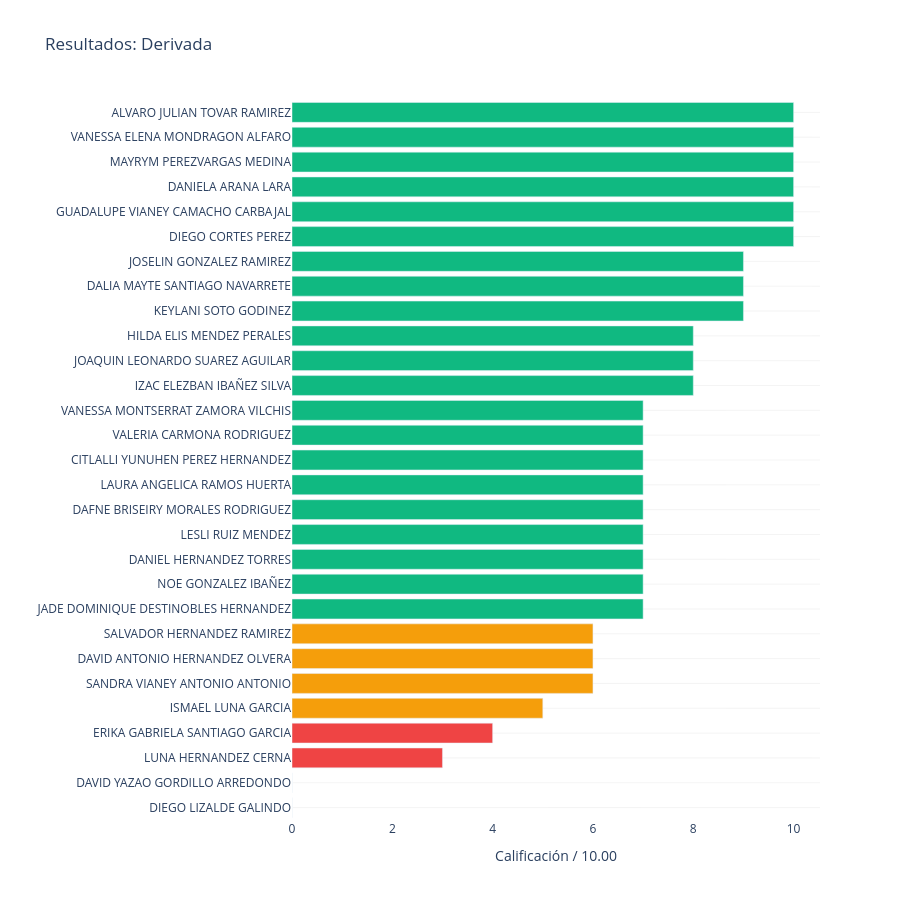

The code cell stored with this chart in its notebook:
### Code cell
df_2 = df_final.sort_values(by='Derivada', ascending=True).copy()
colores_2 = df_2['Derivada'].apply(lambda x: clasificar_alumno(x)[1])

fig3 = go.Figure(go.Bar(
    x=df_2['Derivada'],
    y=df_2['Nombre Completo'],
    orientation='h',
    marker_color=colores_2
))

fig3.update_layout(
    title='Resultados: Derivada',
    xaxis_title='Calificación / 10.00',
    yaxis_title='',
    height=900,
    plot_bgcolor='white',
    yaxis=dict(gridcolor='rgba(200, 200, 200, 0.2)')
)

fig3.show()

### Figure 1 — Plotly figure (JSON) as saved in the notebook; plotly's stock layout.template omitted (floating-point values rounded to 4 significant figures)
{"data": [{"marker": {"color": ["#ef4444", "#ef4444", "#ef4444", "#ef4444", "#f59e0b", "#f59e0b", "#f59e0b", "#f59e0b", "#10b981", "#10b981", "#10b981", "#10b981", "#10b981", "#10b981", "#10b981", "#10b981", "#10b981", "#10b981", "#10b981", "#10b981", "#10b981", "#10b981", "#10b981", "#10b981", "#10b981", "#10b981", "#10b981", "#10b981", "#10b981"]}, "orientation": "h", "type": "bar", "x": [0.0, 0.0, 3.0, 4.0, 5.0, 6.0, 6.0, 6.0, 7.0, 7.0, 7.0, 7.0, 7.0, 7.0, 7.0, 7.0, 7.0, 8.0, 8.0, 8.0, 9.0, 9.0, 9.0, 10.0, 10.0, 10.0, 10.0, 10.0, 10.0], "y": ["DIEGO LIZALDE GALINDO", "DAVID YAZAO GORDILLO ARREDONDO", "LUNA HERNANDEZ CERNA", "ERIKA GABRIELA SANTIAGO GARCIA", "ISMAEL LUNA GARCIA", "SANDRA VIANEY ANTONIO ANTONIO", "DAVID ANTONIO HERNANDEZ OLVERA", "SALVADOR HERNANDEZ RAMIREZ", "JADE DOMINIQUE DESTINOBLES HERNANDEZ", "NOE GONZALEZ IBAÑEZ", "DANIEL HERNANDEZ TORRES", "LESLI RUIZ MENDEZ", "DAFNE BRISEIRY MORALES RODRIGUEZ", "LAURA ANGELICA RAMOS HUERTA", "CITLALLI YUNUHEN PEREZ HERNANDEZ", "VALERIA CARMONA RODRIGUEZ", "VANESSA MONTSERRAT ZAMORA VILCHIS", "IZAC ELEZBAN IBAÑEZ SILVA", "JOAQUIN LEONARDO SUAREZ AGUILAR", "HILDA ELIS MENDEZ PERALES", "KEYLANI SOTO GODINEZ", "DALIA MAYTE SANTIAGO NAVARRETE", "JOSELIN GONZALEZ RAMIREZ", "DIEGO CORTES PEREZ", "GUADALUPE VIANEY CAMACHO CARBAJAL", "DANIELA ARANA LARA", "MAYRYM PEREZVARGAS MEDINA", "VANESSA ELENA MONDRAGON ALFARO", "ALVARO JULIAN TOVAR RAMIREZ"]}], "layout": {"height": 900, "plot_bgcolor": "white", "title": {"text": "Resultados: Derivada"}, "xaxis": {"title": {"text": "Calificación / 10.00"}}, "yaxis": {"gridcolor": "rgba(200, 200, 200, 0.2)", "title": {"text": ""}}}}
